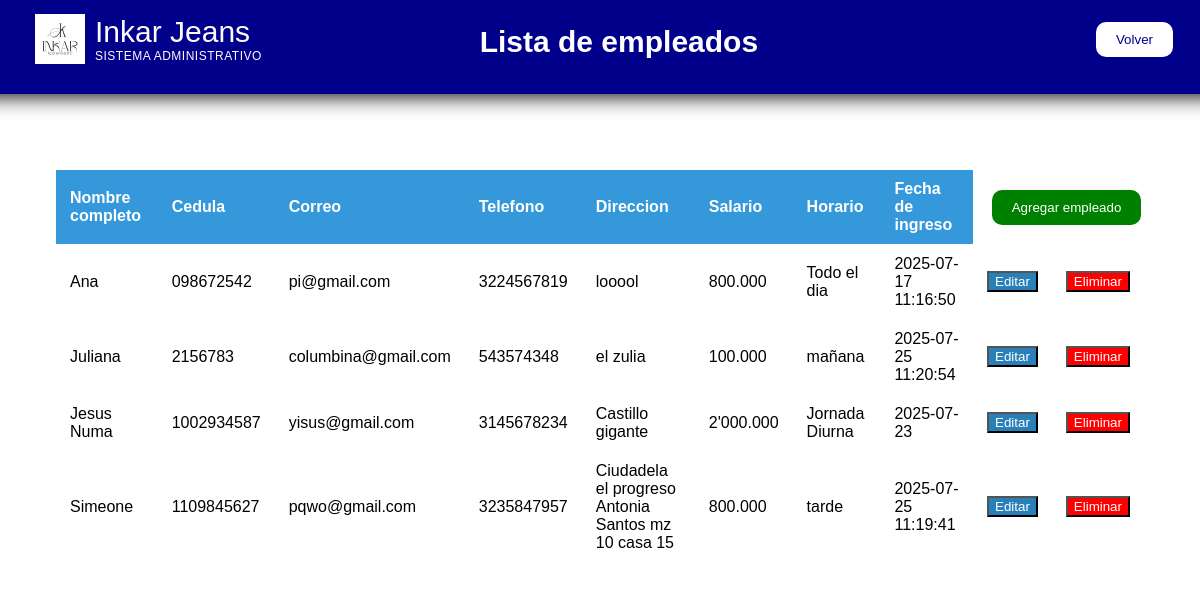
The page /empleados on the database as committed earlier.
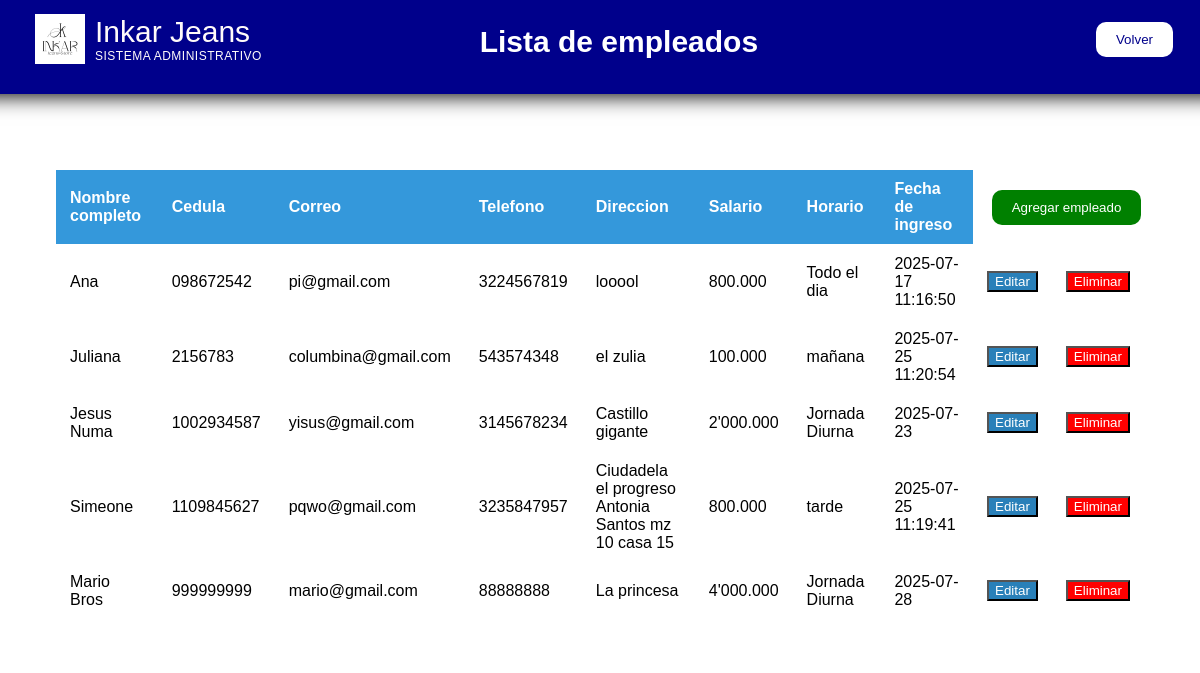
The same page on the database as committed later.
### app.py (models this page shows)
class Empleado(tablita):
    __tablename__="Empleados"
    id=Column(Integer, primary_key=True)
    nombre=Column(String(50), nullable=False)
    cedula=Column(String(50), nullable=False)
    correo=Column(String(50), nullable=False)
    telefono=Column(String(50), nullable=False)
    direccion=Column(String(50), nullable=False)
    salario=Column(String(50), nullable=False)
    horario=Column(String(50), nullable=False)
    fechaingreso=Column(String(50), default=datetime.now().strftime("%Y-%m-%d"))

### app.py (the view)
@app.route('/empleados')
def empleados():
    lista_empleados=session.query(Empleado).all()
    return render_template('empleados.html', empleados=lista_empleados)

### templates/empleados.html (shortened to what this page needs)
<!DOCTYPE html>
<html>
    <head>
        <link rel="stylesheet" href="{{url_for('static', filename='estilos_empleados.css')}}">
    </head>
    <body>
        <div class="contenedor">
            <div class="logo">
                <img src="{{url_for('static', filename='imgs/logoInkar.jpg')}}">
                <div class="titu">
                    Inkar Jeans<br>
                    <span>SISTEMA ADMINISTRATIVO</span>
                </div>
            </div>
            <h2>Lista de empleados</h2>
            <a href="{{url_for('administracion')}}"><button class="botonvolver">Volver</button></a>
        </div>
        <section class="panel">
            <a href="{{url_for('agregar_empleado')}}"><button class="agregaremple">Agregar empleado</button></a>
            <table>
                <thead>
                    <tr>
                        <th>Nombre completo</th>
                        <th>Cedula</th>
                        <th>Correo</th>
                        <th>Telefono</th>
                        <th>Direccion</th>
                        <th>Salario</th>
                        <th>Horario</th>
                        <th>Fecha de ingreso</th>
                    </tr>
                </thead>
                <tbody>
                    {% for dato in empleados %}
                    <tr>
                        <td>{{dato.nombre}}</td>
                        <td>{{dato.cedula}}</td>
                        <td>{{dato.correo}}</td>
                        <td>{{dato.telefono}}</td>
                        <td>{{dato.direccion}}</td>
                        <td>{{dato.salario}}</td>
                        <td>{{dato.horario}}</td>
                        <td>{{dato.fechaingreso}}</td>
                        <td>
                            <a href="{{url_for('editar_empleado', id=dato.id)}}"><button>Editar</button></a>
                        </td>
                        <td>
                            <form method="POST" action="{{url_for('eliminar_empleado', id=dato.id)}}" onsubmit="return confirm('¿Seguro que quiere eliminar este empleado?');">
                                <button type="submit">Eliminar</button>
                            </form>
                        </td>
                    </tr>
                    {% endfor %}
                </tbody>
            </table>
        </section>
    </body>
</html>

### static/estilos_empleados.css (style rules this page uses)
body { background-color: transparent; background-image: url(https://media.istockphoto.com/id/1305533078/photo/multicolored-straight-strands-texture-background-sewing-equipment-loom-equipment-at-a-garment.jpg?s=612x612&w=0&k=20&c=zGDhSsF_nCyM7vIA0WB3dIqkHE_TpNRDRxWDAqpLFlI=); background-repeat: no-repeat; background-size: cover; font-family: Arial, Helvetica, sans-serif; padding: 5px; margin: 0; color: black; }
.panel { background-color: white; border-radius: 10px; box-shadow: 0, 2px 6px rgb(0, 0, 0, 0.1); max-width: 1200px; margin: auto; padding: 5px 50px; border: 1px solid white; }
h2 { text-align: center; margin-bottom: 20px; color: white; position: relative; right: 50px; font-size: 30px; }
.logo { display: flex; position: relative; left: 10px; }
.logo img { width: 50px; height: 50px; }
.logo span { display: block; letter-spacing: 0.5px; color: snow; font-size: 12px; }
.titu { color: snow; position: relative; font-size: 30px; left: 10px; top: 1px }
.agregaremple { background-color: green; color: white; border: none; border-radius: 10px; padding: 10px 16px; cursor: pointer; margin-bottom: 15px; padding: 10px 20px; position: relative; left: 86%; top: 70px; }
.contenedor { background-color: darkblue; padding: 15px 50px; position: relative; bottom: 20px; right: 30px; width: 1148px; box-shadow: 0 2px 20px black; display: flex; justify-content: space-between; align-items: center; }
.botonvolver { background-color: white; color: darkblue; cursor: pointer; border: none; border-radius: 10px; padding: 10px 20px; }
table { width: 100%; border-collapse: collapse; margin-bottom: 20px; }
thead { background-color: #3498db; color: white; }
th, td { padding: 10px 14px; text-align: left; border-bottom: 1px solid white; }
button { background-color: #2980b9; color: white; }
button[type="submit"] { background-color: red; color: white; }

Rows that differ between the two databases and show on the page:
added Empleado: nombre "Mario Bros", cedula "999999999", correo "mario@gmail.com", telefono "88888888", direccion "La princesa", salario "4'000.000", horario "Jornada Diurna", fechaingreso "2025-07-28"
